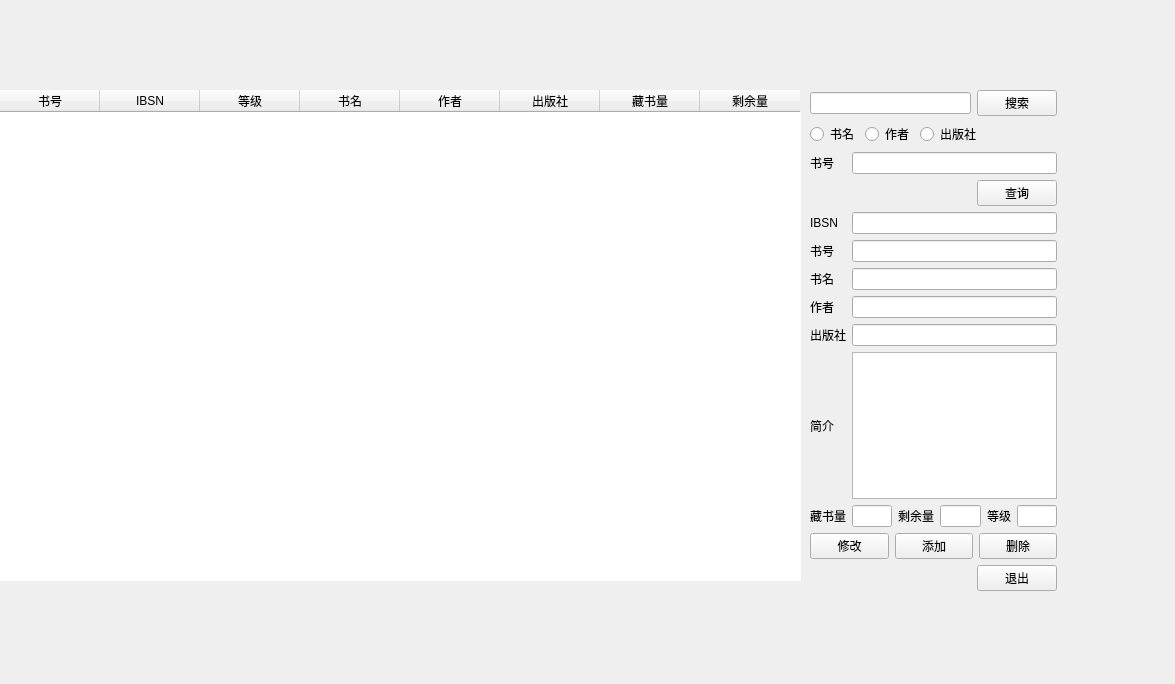
<?xml version="1.0" encoding="UTF-8"?>
<ui version="4.0">
 <class>book_information</class>
 <widget class="QMainWindow" name="book_information">
  <property name="geometry">
   <rect>
    <x>0</x>
    <y>0</y>
    <width>1175</width>
    <height>684</height>
   </rect>
  </property>
  <property name="windowTitle">
   <string>MainWindow</string>
  </property>
  <widget class="QWidget" name="centralwidget">
   <widget class="QWidget" name="gridLayoutWidget_2">
    <property name="geometry">
     <rect>
      <x>810</x>
      <y>90</y>
      <width>247</width>
      <height>501</height>
     </rect>
    </property>
    <layout class="QGridLayout" name="gridLayout_2">
     <item row="10" column="1">
      <widget class="QTextEdit" name="intro_edit"/>
     </item>
     <item row="19" column="0" colspan="2">
      <layout class="QHBoxLayout" name="horizontalLayout_3">
       <item>
        <spacer name="horizontalSpacer">
         <property name="orientation">
          <enum>Qt::Horizontal</enum>
         </property>
         <property name="sizeHint" stdset="0">
          <size>
           <width>40</width>
           <height>20</height>
          </size>
         </property>
        </spacer>
       </item>
       <item>
        <widget class="QPushButton" name="exit_but">
         <property name="text">
          <string>退出</string>
         </property>
        </widget>
       </item>
      </layout>
     </item>
     <item row="9" column="0">
      <widget class="QLabel" name="label_7">
       <property name="text">
        <string>出版社</string>
       </property>
      </widget>
     </item>
     <item row="8" column="0">
      <widget class="QLabel" name="label_5">
       <property name="text">
        <string>作者</string>
       </property>
      </widget>
     </item>
     <item row="8" column="1">
      <widget class="QLineEdit" name="author_edit"/>
     </item>
     <item row="17" column="0" colspan="2">
      <layout class="QHBoxLayout" name="horizontalLayout_2">
       <item>
        <widget class="QPushButton" name="modify_but">
         <property name="text">
          <string>修改</string>
         </property>
        </widget>
       </item>
       <item>
        <widget class="QPushButton" name="insert_but">
         <property name="text">
          <string>添加</string>
         </property>
        </widget>
       </item>
       <item>
        <widget class="QPushButton" name="delete_but">
         <property name="text">
          <string>删除</string>
         </property>
        </widget>
       </item>
      </layout>
     </item>
     <item row="7" column="1">
      <widget class="QLineEdit" name="name_edit"/>
     </item>
     <item row="0" column="0" colspan="2">
      <layout class="QGridLayout" name="gridLayout">
       <item row="0" column="0">
        <widget class="QLineEdit" name="search_edit"/>
       </item>
       <item row="0" column="1">
        <widget class="QPushButton" name="search_but">
         <property name="text">
          <string>搜索</string>
         </property>
        </widget>
       </item>
       <item row="1" column="0" colspan="2">
        <layout class="QHBoxLayout" name="horizontalLayout">
         <item>
          <widget class="QRadioButton" name="name_but">
           <property name="text">
            <string>书名</string>
           </property>
          </widget>
         </item>
         <item>
          <widget class="QRadioButton" name="author_but">
           <property name="text">
            <string>作者</string>
           </property>
          </widget>
         </item>
         <item>
          <widget class="QRadioButton" name="press_but">
           <property name="text">
            <string>出版社</string>
           </property>
          </widget>
         </item>
         <item>
          <spacer name="horizontalSpacer_3">
           <property name="orientation">
            <enum>Qt::Horizontal</enum>
           </property>
           <property name="sizeHint" stdset="0">
            <size>
             <width>40</width>
             <height>20</height>
            </size>
           </property>
          </spacer>
         </item>
        </layout>
       </item>
      </layout>
     </item>
     <item row="10" column="0">
      <widget class="QLabel" name="label_8">
       <property name="text">
        <string>简介</string>
       </property>
      </widget>
     </item>
     <item row="7" column="0">
      <widget class="QLabel" name="label">
       <property name="text">
        <string>书名</string>
       </property>
      </widget>
     </item>
     <item row="9" column="1">
      <widget class="QLineEdit" name="press_edit"/>
     </item>
     <item row="1" column="0">
      <widget class="QLabel" name="label_2">
       <property name="text">
        <string>书号</string>
       </property>
      </widget>
     </item>
     <item row="3" column="1">
      <layout class="QHBoxLayout" name="horizontalLayout_4">
       <item>
        <spacer name="horizontalSpacer_2">
         <property name="orientation">
          <enum>Qt::Horizontal</enum>
         </property>
         <property name="sizeHint" stdset="0">
          <size>
           <width>40</width>
           <height>20</height>
          </size>
         </property>
        </spacer>
       </item>
       <item>
        <widget class="QPushButton" name="search_id">
         <property name="text">
          <string>查询</string>
         </property>
        </widget>
       </item>
      </layout>
     </item>
     <item row="6" column="0">
      <widget class="QLabel" name="label_6">
       <property name="text">
        <string>书号</string>
       </property>
      </widget>
     </item>
     <item row="6" column="1">
      <widget class="QLineEdit" name="id_edit"/>
     </item>
     <item row="1" column="1">
      <widget class="QLineEdit" name="search_id_edit"/>
     </item>
     <item row="4" column="1">
      <widget class="QLineEdit" name="IBSN_edit"/>
     </item>
     <item row="4" column="0">
      <widget class="QLabel" name="label_9">
       <property name="text">
        <string>IBSN</string>
       </property>
      </widget>
     </item>
     <item row="11" column="0" colspan="2">
      <layout class="QHBoxLayout" name="horizontalLayout_5">
       <item>
        <widget class="QLabel" name="label_3">
         <property name="text">
          <string>藏书量</string>
         </property>
        </widget>
       </item>
       <item>
        <widget class="QLineEdit" name="total_edit"/>
       </item>
       <item>
        <widget class="QLabel" name="label_4">
         <property name="text">
          <string>剩余量</string>
         </property>
        </widget>
       </item>
       <item>
        <widget class="QLineEdit" name="left_edit"/>
       </item>
       <item>
        <widget class="QLabel" name="label_10">
         <property name="text">
          <string>等级</string>
         </property>
        </widget>
       </item>
       <item>
        <widget class="QLineEdit" name="level_edit"/>
       </item>
      </layout>
     </item>
    </layout>
   </widget>
   <widget class="QTableWidget" name="book_table">
    <property name="enabled">
     <bool>true</bool>
    </property>
    <property name="geometry">
     <rect>
      <x>0</x>
      <y>90</y>
      <width>801</width>
      <height>491</height>
     </rect>
    </property>
    <property name="layoutDirection">
     <enum>Qt::LeftToRight</enum>
    </property>
    <property name="autoFillBackground">
     <bool>false</bool>
    </property>
    <property name="styleSheet">
     <string notr="true">border-color: rgb(0, 0, 0);</string>
    </property>
    <property name="frameShape">
     <enum>QFrame::NoFrame</enum>
    </property>
    <property name="frameShadow">
     <enum>QFrame::Sunken</enum>
    </property>
    <column>
     <property name="text">
      <string>书号</string>
     </property>
    </column>
    <column>
     <property name="text">
      <string>IBSN</string>
     </property>
    </column>
    <column>
     <property name="text">
      <string>等级</string>
     </property>
    </column>
    <column>
     <property name="text">
      <string>书名</string>
     </property>
    </column>
    <column>
     <property name="text">
      <string>作者</string>
     </property>
    </column>
    <column>
     <property name="text">
      <string>出版社</string>
     </property>
    </column>
    <column>
     <property name="text">
      <string>藏书量</string>
     </property>
    </column>
    <column>
     <property name="text">
      <string>剩余量</string>
     </property>
    </column>
   </widget>
  </widget>
 </widget>
 <resources/>
 <connections/>
</ui>
